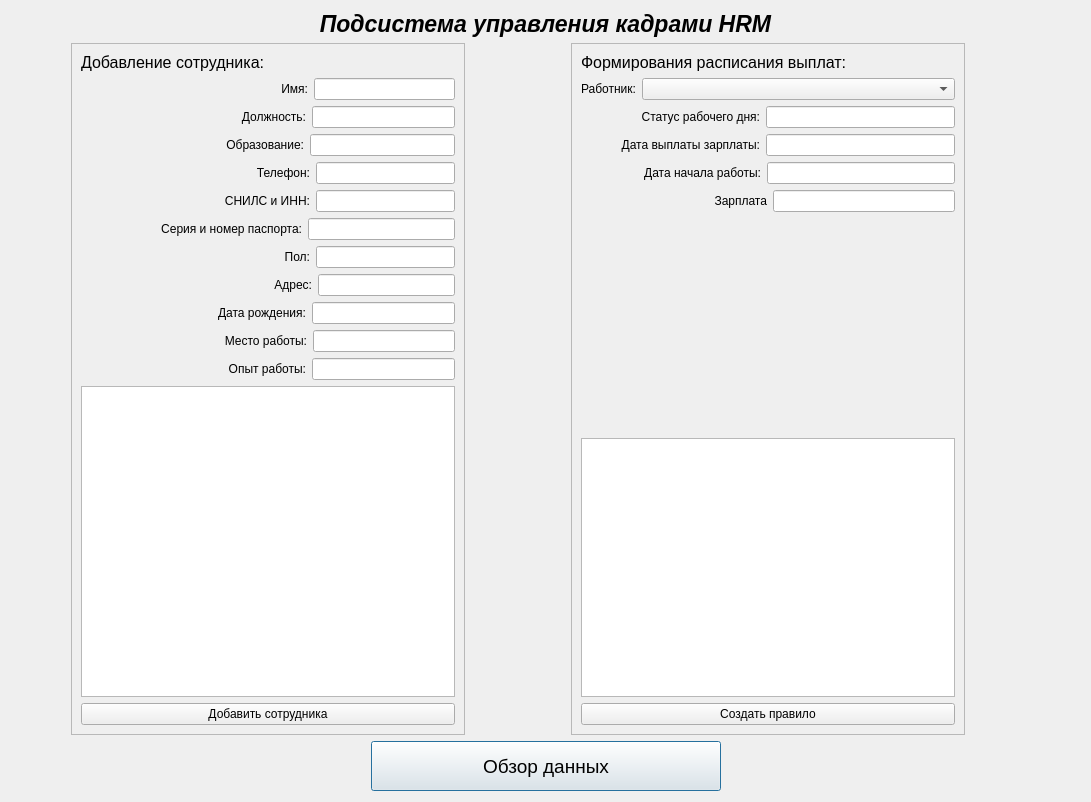
<?xml version="1.0" encoding="UTF-8"?>
<ui version="4.0">
 <class>hrm</class>
 <widget class="QWidget" name="hrm">
  <property name="geometry">
   <rect>
    <x>0</x>
    <y>0</y>
    <width>1091</width>
    <height>802</height>
   </rect>
  </property>
  <property name="windowTitle">
   <string>Form</string>
  </property>
  <layout class="QGridLayout" name="gridLayout_3">
   <item row="0" column="0">
    <layout class="QVBoxLayout" name="verticalLayout_14">
     <item>
      <layout class="QVBoxLayout" name="verticalLayout_13">
       <item>
        <widget class="QLabel" name="label_11">
         <property name="font">
          <font>
           <pointsize>17</pointsize>
           <weight>75</weight>
           <italic>true</italic>
           <bold>true</bold>
          </font>
         </property>
         <property name="text">
          <string>Подсистема управления кадрами HRM</string>
         </property>
         <property name="alignment">
          <set>Qt::AlignCenter</set>
         </property>
        </widget>
       </item>
       <item>
        <layout class="QHBoxLayout" name="horizontalLayout_28">
         <item>
          <spacer name="horizontalSpacer_5">
           <property name="orientation">
            <enum>Qt::Horizontal</enum>
           </property>
           <property name="sizeType">
            <enum>QSizePolicy::Fixed</enum>
           </property>
           <property name="sizeHint" stdset="0">
            <size>
             <width>60</width>
             <height>20</height>
            </size>
           </property>
          </spacer>
         </item>
         <item>
          <widget class="QFrame" name="frame">
           <property name="autoFillBackground">
            <bool>true</bool>
           </property>
           <property name="frameShape">
            <enum>QFrame::StyledPanel</enum>
           </property>
           <property name="frameShadow">
            <enum>QFrame::Raised</enum>
           </property>
           <layout class="QGridLayout" name="gridLayout">
            <item row="0" column="0">
             <layout class="QVBoxLayout" name="verticalLayout_4">
              <item>
               <widget class="QLabel" name="label_2">
                <property name="font">
                 <font>
                  <pointsize>12</pointsize>
                 </font>
                </property>
                <property name="text">
                 <string>Добавление сотрудника:</string>
                </property>
               </widget>
              </item>
              <item>
               <layout class="QVBoxLayout" name="verticalLayout_3">
                <item>
                 <layout class="QVBoxLayout" name="verticalLayout_2">
                  <item>
                   <layout class="QHBoxLayout" name="horizontalLayout">
                    <item>
                     <spacer name="horizontalSpacer_8">
                      <property name="orientation">
                       <enum>Qt::Horizontal</enum>
                      </property>
                      <property name="sizeType">
                       <enum>QSizePolicy::Fixed</enum>
                      </property>
                      <property name="sizeHint" stdset="0">
                       <size>
                        <width>200</width>
                        <height>20</height>
                       </size>
                      </property>
                     </spacer>
                    </item>
                    <item>
                     <widget class="QLabel" name="label_3">
                      <property name="text">
                       <string>Имя:</string>
                      </property>
                      <property name="alignment">
                       <set>Qt::AlignRight|Qt::AlignTrailing|Qt::AlignVCenter</set>
                      </property>
                     </widget>
                    </item>
                    <item>
                     <widget class="QLineEdit" name="lineEdit">
                      <property name="sizePolicy">
                       <sizepolicy hsizetype="Expanding" vsizetype="Fixed">
                        <horstretch>0</horstretch>
                        <verstretch>0</verstretch>
                       </sizepolicy>
                      </property>
                     </widget>
                    </item>
                   </layout>
                  </item>
                  <item>
                   <layout class="QHBoxLayout" name="horizontalLayout_2">
                    <item>
                     <spacer name="horizontalSpacer_9">
                      <property name="orientation">
                       <enum>Qt::Horizontal</enum>
                      </property>
                      <property name="sizeType">
                       <enum>QSizePolicy::Fixed</enum>
                      </property>
                      <property name="sizeHint" stdset="0">
                       <size>
                        <width>160</width>
                        <height>20</height>
                       </size>
                      </property>
                     </spacer>
                    </item>
                    <item>
                     <widget class="QLabel" name="label_4">
                      <property name="text">
                       <string>Должность:</string>
                      </property>
                      <property name="alignment">
                       <set>Qt::AlignRight|Qt::AlignTrailing|Qt::AlignVCenter</set>
                      </property>
                     </widget>
                    </item>
                    <item>
                     <widget class="QLineEdit" name="lineEdit_2">
                      <property name="sizePolicy">
                       <sizepolicy hsizetype="Expanding" vsizetype="Fixed">
                        <horstretch>0</horstretch>
                        <verstretch>0</verstretch>
                       </sizepolicy>
                      </property>
                     </widget>
                    </item>
                   </layout>
                  </item>
                  <item>
                   <layout class="QHBoxLayout" name="horizontalLayout_3">
                    <item>
                     <spacer name="horizontalSpacer_7">
                      <property name="orientation">
                       <enum>Qt::Horizontal</enum>
                      </property>
                      <property name="sizeType">
                       <enum>QSizePolicy::Fixed</enum>
                      </property>
                      <property name="sizeHint" stdset="0">
                       <size>
                        <width>145</width>
                        <height>20</height>
                       </size>
                      </property>
                     </spacer>
                    </item>
                    <item>
                     <widget class="QLabel" name="label_5">
                      <property name="text">
                       <string>Образование:</string>
                      </property>
                      <property name="alignment">
                       <set>Qt::AlignRight|Qt::AlignTrailing|Qt::AlignVCenter</set>
                      </property>
                     </widget>
                    </item>
                    <item>
                     <widget class="QLineEdit" name="lineEdit_3">
                      <property name="sizePolicy">
                       <sizepolicy hsizetype="Expanding" vsizetype="Fixed">
                        <horstretch>0</horstretch>
                        <verstretch>0</verstretch>
                       </sizepolicy>
                      </property>
                     </widget>
                    </item>
                   </layout>
                  </item>
                  <item>
                   <layout class="QHBoxLayout" name="horizontalLayout_4">
                    <item>
                     <spacer name="horizontalSpacer_10">
                      <property name="orientation">
                       <enum>Qt::Horizontal</enum>
                      </property>
                      <property name="sizeType">
                       <enum>QSizePolicy::Fixed</enum>
                      </property>
                      <property name="sizeHint" stdset="0">
                       <size>
                        <width>175</width>
                        <height>20</height>
                       </size>
                      </property>
                     </spacer>
                    </item>
                    <item>
                     <widget class="QLabel" name="label_6">
                      <property name="text">
                       <string>Телефон:</string>
                      </property>
                      <property name="alignment">
                       <set>Qt::AlignRight|Qt::AlignTrailing|Qt::AlignVCenter</set>
                      </property>
                     </widget>
                    </item>
                    <item>
                     <widget class="QLineEdit" name="lineEdit_4">
                      <property name="sizePolicy">
                       <sizepolicy hsizetype="Expanding" vsizetype="Fixed">
                        <horstretch>0</horstretch>
                        <verstretch>0</verstretch>
                       </sizepolicy>
                      </property>
                     </widget>
                    </item>
                   </layout>
                  </item>
                  <item>
                   <layout class="QHBoxLayout" name="horizontalLayout_5">
                    <item>
                     <spacer name="horizontalSpacer_11">
                      <property name="orientation">
                       <enum>Qt::Horizontal</enum>
                      </property>
                      <property name="sizeType">
                       <enum>QSizePolicy::Fixed</enum>
                      </property>
                      <property name="sizeHint" stdset="0">
                       <size>
                        <width>143</width>
                        <height>20</height>
                       </size>
                      </property>
                     </spacer>
                    </item>
                    <item>
                     <widget class="QLabel" name="label_7">
                      <property name="text">
                       <string>СНИЛС и ИНН:</string>
                      </property>
                      <property name="alignment">
                       <set>Qt::AlignRight|Qt::AlignTrailing|Qt::AlignVCenter</set>
                      </property>
                     </widget>
                    </item>
                    <item>
                     <widget class="QLineEdit" name="lineEdit_5">
                      <property name="sizePolicy">
                       <sizepolicy hsizetype="Expanding" vsizetype="Fixed">
                        <horstretch>0</horstretch>
                        <verstretch>0</verstretch>
                       </sizepolicy>
                      </property>
                     </widget>
                    </item>
                   </layout>
                  </item>
                  <item>
                   <layout class="QHBoxLayout" name="horizontalLayout_22">
                    <item>
                     <spacer name="horizontalSpacer_18">
                      <property name="orientation">
                       <enum>Qt::Horizontal</enum>
                      </property>
                      <property name="sizeType">
                       <enum>QSizePolicy::Fixed</enum>
                      </property>
                      <property name="sizeHint" stdset="0">
                       <size>
                        <width>80</width>
                        <height>20</height>
                       </size>
                      </property>
                     </spacer>
                    </item>
                    <item>
                     <widget class="QLabel" name="label_26">
                      <property name="text">
                       <string>Серия и номер паспорта:</string>
                      </property>
                      <property name="alignment">
                       <set>Qt::AlignRight|Qt::AlignTrailing|Qt::AlignVCenter</set>
                      </property>
                     </widget>
                    </item>
                    <item>
                     <widget class="QLineEdit" name="lineEdit_22">
                      <property name="sizePolicy">
                       <sizepolicy hsizetype="Expanding" vsizetype="Fixed">
                        <horstretch>0</horstretch>
                        <verstretch>0</verstretch>
                       </sizepolicy>
                      </property>
                     </widget>
                    </item>
                   </layout>
                  </item>
                  <item>
                   <layout class="QHBoxLayout" name="horizontalLayout_6">
                    <item>
                     <spacer name="horizontalSpacer_12">
                      <property name="orientation">
                       <enum>Qt::Horizontal</enum>
                      </property>
                      <property name="sizeType">
                       <enum>QSizePolicy::Fixed</enum>
                      </property>
                      <property name="sizeHint" stdset="0">
                       <size>
                        <width>203</width>
                        <height>20</height>
                       </size>
                      </property>
                     </spacer>
                    </item>
                    <item>
                     <widget class="QLabel" name="label_8">
                      <property name="text">
                       <string>Пол:</string>
                      </property>
                      <property name="alignment">
                       <set>Qt::AlignRight|Qt::AlignTrailing|Qt::AlignVCenter</set>
                      </property>
                     </widget>
                    </item>
                    <item>
                     <widget class="QLineEdit" name="lineEdit_6">
                      <property name="sizePolicy">
                       <sizepolicy hsizetype="Expanding" vsizetype="Fixed">
                        <horstretch>0</horstretch>
                        <verstretch>0</verstretch>
                       </sizepolicy>
                      </property>
                     </widget>
                    </item>
                   </layout>
                  </item>
                  <item>
                   <layout class="QHBoxLayout" name="horizontalLayout_13">
                    <item>
                     <spacer name="horizontalSpacer_13">
                      <property name="orientation">
                       <enum>Qt::Horizontal</enum>
                      </property>
                      <property name="sizeType">
                       <enum>QSizePolicy::Fixed</enum>
                      </property>
                      <property name="sizeHint" stdset="0">
                       <size>
                        <width>193</width>
                        <height>20</height>
                       </size>
                      </property>
                     </spacer>
                    </item>
                    <item>
                     <widget class="QLabel" name="label_17">
                      <property name="text">
                       <string>Адрес:</string>
                      </property>
                      <property name="alignment">
                       <set>Qt::AlignRight|Qt::AlignTrailing|Qt::AlignVCenter</set>
                      </property>
                     </widget>
                    </item>
                    <item>
                     <widget class="QLineEdit" name="lineEdit_13">
                      <property name="sizePolicy">
                       <sizepolicy hsizetype="Expanding" vsizetype="Fixed">
                        <horstretch>0</horstretch>
                        <verstretch>0</verstretch>
                       </sizepolicy>
                      </property>
                     </widget>
                    </item>
                   </layout>
                  </item>
                  <item>
                   <layout class="QHBoxLayout" name="horizontalLayout_14">
                    <item>
                     <spacer name="horizontalSpacer_14">
                      <property name="orientation">
                       <enum>Qt::Horizontal</enum>
                      </property>
                      <property name="sizeType">
                       <enum>QSizePolicy::Fixed</enum>
                      </property>
                      <property name="sizeHint" stdset="0">
                       <size>
                        <width>137</width>
                        <height>20</height>
                       </size>
                      </property>
                     </spacer>
                    </item>
                    <item>
                     <widget class="QLabel" name="label_18">
                      <property name="text">
                       <string>Дата рождения:</string>
                      </property>
                      <property name="alignment">
                       <set>Qt::AlignRight|Qt::AlignTrailing|Qt::AlignVCenter</set>
                      </property>
                     </widget>
                    </item>
                    <item>
                     <widget class="QLineEdit" name="lineEdit_14">
                      <property name="sizePolicy">
                       <sizepolicy hsizetype="Expanding" vsizetype="Fixed">
                        <horstretch>0</horstretch>
                        <verstretch>0</verstretch>
                       </sizepolicy>
                      </property>
                     </widget>
                    </item>
                   </layout>
                  </item>
                  <item>
                   <layout class="QHBoxLayout" name="horizontalLayout_19">
                    <item>
                     <spacer name="horizontalSpacer_15">
                      <property name="orientation">
                       <enum>Qt::Horizontal</enum>
                      </property>
                      <property name="sizeType">
                       <enum>QSizePolicy::Fixed</enum>
                      </property>
                      <property name="sizeHint" stdset="0">
                       <size>
                        <width>143</width>
                        <height>20</height>
                       </size>
                      </property>
                     </spacer>
                    </item>
                    <item>
                     <widget class="QLabel" name="label_23">
                      <property name="text">
                       <string>Место работы:</string>
                      </property>
                      <property name="alignment">
                       <set>Qt::AlignRight|Qt::AlignTrailing|Qt::AlignVCenter</set>
                      </property>
                     </widget>
                    </item>
                    <item>
                     <widget class="QLineEdit" name="lineEdit_19">
                      <property name="sizePolicy">
                       <sizepolicy hsizetype="Expanding" vsizetype="Fixed">
                        <horstretch>0</horstretch>
                        <verstretch>0</verstretch>
                       </sizepolicy>
                      </property>
                     </widget>
                    </item>
                   </layout>
                  </item>
                  <item>
                   <layout class="QHBoxLayout" name="horizontalLayout_20">
                    <item>
                     <spacer name="horizontalSpacer_16">
                      <property name="orientation">
                       <enum>Qt::Horizontal</enum>
                      </property>
                      <property name="sizeType">
                       <enum>QSizePolicy::Fixed</enum>
                      </property>
                      <property name="sizeHint" stdset="0">
                       <size>
                        <width>147</width>
                        <height>20</height>
                       </size>
                      </property>
                     </spacer>
                    </item>
                    <item>
                     <widget class="QLabel" name="label_24">
                      <property name="text">
                       <string>Опыт работы:</string>
                      </property>
                      <property name="alignment">
                       <set>Qt::AlignRight|Qt::AlignTrailing|Qt::AlignVCenter</set>
                      </property>
                     </widget>
                    </item>
                    <item>
                     <widget class="QLineEdit" name="lineEdit_20">
                      <property name="sizePolicy">
                       <sizepolicy hsizetype="Expanding" vsizetype="Fixed">
                        <horstretch>0</horstretch>
                        <verstretch>0</verstretch>
                       </sizepolicy>
                      </property>
                     </widget>
                    </item>
                   </layout>
                  </item>
                 </layout>
                </item>
                <item>
                 <widget class="QPlainTextEdit" name="plainTextEdit"/>
                </item>
                <item>
                 <widget class="QPushButton" name="addEmpButton">
                  <property name="text">
                   <string>Добавить сотрудника</string>
                  </property>
                 </widget>
                </item>
                <item>
                 <layout class="QVBoxLayout" name="verticalLayout"/>
                </item>
               </layout>
              </item>
             </layout>
            </item>
           </layout>
          </widget>
         </item>
         <item>
          <spacer name="horizontalSpacer">
           <property name="orientation">
            <enum>Qt::Horizontal</enum>
           </property>
           <property name="sizeType">
            <enum>QSizePolicy::Fixed</enum>
           </property>
           <property name="sizeHint" stdset="0">
            <size>
             <width>100</width>
             <height>40</height>
            </size>
           </property>
          </spacer>
         </item>
         <item>
          <widget class="QFrame" name="frame_2">
           <property name="autoFillBackground">
            <bool>true</bool>
           </property>
           <property name="frameShape">
            <enum>QFrame::StyledPanel</enum>
           </property>
           <property name="frameShadow">
            <enum>QFrame::Raised</enum>
           </property>
           <layout class="QGridLayout" name="gridLayout_2">
            <item row="0" column="0">
             <layout class="QVBoxLayout" name="verticalLayout_9">
              <item>
               <widget class="QLabel" name="label_15">
                <property name="font">
                 <font>
                  <pointsize>12</pointsize>
                 </font>
                </property>
                <property name="text">
                 <string>Формирования расписания выплат:</string>
                </property>
               </widget>
              </item>
              <item>
               <layout class="QVBoxLayout" name="verticalLayout_10">
                <item>
                 <layout class="QVBoxLayout" name="verticalLayout_11">
                  <item>
                   <layout class="QHBoxLayout" name="horizontalLayout_11">
                    <item>
                     <widget class="QLabel" name="label_16">
                      <property name="text">
                       <string>Работник:</string>
                      </property>
                      <property name="alignment">
                       <set>Qt::AlignRight|Qt::AlignTrailing|Qt::AlignVCenter</set>
                      </property>
                     </widget>
                    </item>
                    <item>
                     <widget class="QComboBox" name="comboBox">
                      <property name="sizePolicy">
                       <sizepolicy hsizetype="Expanding" vsizetype="Fixed">
                        <horstretch>0</horstretch>
                        <verstretch>0</verstretch>
                       </sizepolicy>
                      </property>
                     </widget>
                    </item>
                   </layout>
                  </item>
                  <item>
                   <layout class="QHBoxLayout" name="horizontalLayout_12">
                    <item>
                     <spacer name="horizontalSpacer_6">
                      <property name="orientation">
                       <enum>Qt::Horizontal</enum>
                      </property>
                      <property name="sizeType">
                       <enum>QSizePolicy::Fixed</enum>
                      </property>
                      <property name="sizeHint" stdset="0">
                       <size>
                        <width>60</width>
                        <height>20</height>
                       </size>
                      </property>
                     </spacer>
                    </item>
                    <item>
                     <widget class="QLabel" name="label_19">
                      <property name="text">
                       <string>Статус рабочего дня:</string>
                      </property>
                      <property name="alignment">
                       <set>Qt::AlignRight|Qt::AlignTrailing|Qt::AlignVCenter</set>
                      </property>
                     </widget>
                    </item>
                    <item>
                     <widget class="QLineEdit" name="lineEdit_8"/>
                    </item>
                   </layout>
                  </item>
                  <item>
                   <layout class="QHBoxLayout" name="horizontalLayout_15">
                    <item>
                     <spacer name="horizontalSpacer_20">
                      <property name="orientation">
                       <enum>Qt::Horizontal</enum>
                      </property>
                      <property name="sizeType">
                       <enum>QSizePolicy::Fixed</enum>
                      </property>
                      <property name="sizeHint" stdset="0">
                       <size>
                        <width>40</width>
                        <height>20</height>
                       </size>
                      </property>
                     </spacer>
                    </item>
                    <item>
                     <widget class="QLabel" name="label_20">
                      <property name="text">
                       <string>Дата выплаты зарплаты:</string>
                      </property>
                      <property name="alignment">
                       <set>Qt::AlignRight|Qt::AlignTrailing|Qt::AlignVCenter</set>
                      </property>
                     </widget>
                    </item>
                    <item>
                     <widget class="QLineEdit" name="lineEdit_15">
                      <property name="sizePolicy">
                       <sizepolicy hsizetype="Expanding" vsizetype="Fixed">
                        <horstretch>0</horstretch>
                        <verstretch>0</verstretch>
                       </sizepolicy>
                      </property>
                     </widget>
                    </item>
                   </layout>
                  </item>
                  <item>
                   <layout class="QHBoxLayout" name="horizontalLayout_16">
                    <item>
                     <spacer name="horizontalSpacer_21">
                      <property name="orientation">
                       <enum>Qt::Horizontal</enum>
                      </property>
                      <property name="sizeType">
                       <enum>QSizePolicy::Fixed</enum>
                      </property>
                      <property name="sizeHint" stdset="0">
                       <size>
                        <width>63</width>
                        <height>20</height>
                       </size>
                      </property>
                     </spacer>
                    </item>
                    <item>
                     <widget class="QLabel" name="label_21">
                      <property name="text">
                       <string>Дата начала работы:</string>
                      </property>
                      <property name="alignment">
                       <set>Qt::AlignRight|Qt::AlignTrailing|Qt::AlignVCenter</set>
                      </property>
                     </widget>
                    </item>
                    <item>
                     <widget class="QLineEdit" name="lineEdit_16">
                      <property name="sizePolicy">
                       <sizepolicy hsizetype="Expanding" vsizetype="Fixed">
                        <horstretch>0</horstretch>
                        <verstretch>0</verstretch>
                       </sizepolicy>
                      </property>
                     </widget>
                    </item>
                   </layout>
                  </item>
                  <item>
                   <layout class="QHBoxLayout" name="horizontalLayout_7">
                    <item>
                     <spacer name="horizontalSpacer_22">
                      <property name="orientation">
                       <enum>Qt::Horizontal</enum>
                      </property>
                      <property name="sizeType">
                       <enum>QSizePolicy::Fixed</enum>
                      </property>
                      <property name="sizeHint" stdset="0">
                       <size>
                        <width>133</width>
                        <height>20</height>
                       </size>
                      </property>
                     </spacer>
                    </item>
                    <item>
                     <widget class="QLabel" name="label">
                      <property name="text">
                       <string>Зарплата</string>
                      </property>
                      <property name="alignment">
                       <set>Qt::AlignRight|Qt::AlignTrailing|Qt::AlignVCenter</set>
                      </property>
                     </widget>
                    </item>
                    <item>
                     <widget class="QLineEdit" name="lineEdit_7">
                      <property name="sizePolicy">
                       <sizepolicy hsizetype="Expanding" vsizetype="Fixed">
                        <horstretch>0</horstretch>
                        <verstretch>0</verstretch>
                       </sizepolicy>
                      </property>
                     </widget>
                    </item>
                   </layout>
                  </item>
                 </layout>
                </item>
                <item>
                 <spacer name="verticalSpacer_3">
                  <property name="orientation">
                   <enum>Qt::Vertical</enum>
                  </property>
                  <property name="sizeType">
                   <enum>QSizePolicy::Fixed</enum>
                  </property>
                  <property name="sizeHint" stdset="0">
                   <size>
                    <width>20</width>
                    <height>220</height>
                   </size>
                  </property>
                 </spacer>
                </item>
                <item>
                 <widget class="QPlainTextEdit" name="plainTextEdit_2"/>
                </item>
                <item>
                 <widget class="QPushButton" name="addRuleButton">
                  <property name="text">
                   <string>Создать правило</string>
                  </property>
                 </widget>
                </item>
                <item>
                 <layout class="QVBoxLayout" name="verticalLayout_12"/>
                </item>
               </layout>
              </item>
             </layout>
            </item>
           </layout>
          </widget>
         </item>
         <item>
          <spacer name="horizontalSpacer_2">
           <property name="orientation">
            <enum>Qt::Horizontal</enum>
           </property>
           <property name="sizeType">
            <enum>QSizePolicy::Fixed</enum>
           </property>
           <property name="sizeHint" stdset="0">
            <size>
             <width>115</width>
             <height>20</height>
            </size>
           </property>
          </spacer>
         </item>
        </layout>
       </item>
      </layout>
     </item>
     <item>
      <layout class="QHBoxLayout" name="horizontalLayout_29">
       <item>
        <spacer name="horizontalSpacer_3">
         <property name="orientation">
          <enum>Qt::Horizontal</enum>
         </property>
         <property name="sizeHint" stdset="0">
          <size>
           <width>40</width>
           <height>20</height>
          </size>
         </property>
        </spacer>
       </item>
       <item>
        <widget class="QPushButton" name="hrmDataButton">
         <property name="sizePolicy">
          <sizepolicy hsizetype="Minimum" vsizetype="Minimum">
           <horstretch>0</horstretch>
           <verstretch>0</verstretch>
          </sizepolicy>
         </property>
         <property name="minimumSize">
          <size>
           <width>350</width>
           <height>50</height>
          </size>
         </property>
         <property name="font">
          <font>
           <pointsize>14</pointsize>
           <weight>50</weight>
           <bold>false</bold>
          </font>
         </property>
         <property name="layoutDirection">
          <enum>Qt::LeftToRight</enum>
         </property>
         <property name="text">
          <string>Обзор данных</string>
         </property>
         <property name="autoDefault">
          <bool>true</bool>
         </property>
         <property name="default">
          <bool>true</bool>
         </property>
        </widget>
       </item>
       <item>
        <spacer name="horizontalSpacer_4">
         <property name="orientation">
          <enum>Qt::Horizontal</enum>
         </property>
         <property name="sizeHint" stdset="0">
          <size>
           <width>40</width>
           <height>20</height>
          </size>
         </property>
        </spacer>
       </item>
      </layout>
     </item>
    </layout>
   </item>
  </layout>
 </widget>
 <resources/>
 <connections/>
</ui>
